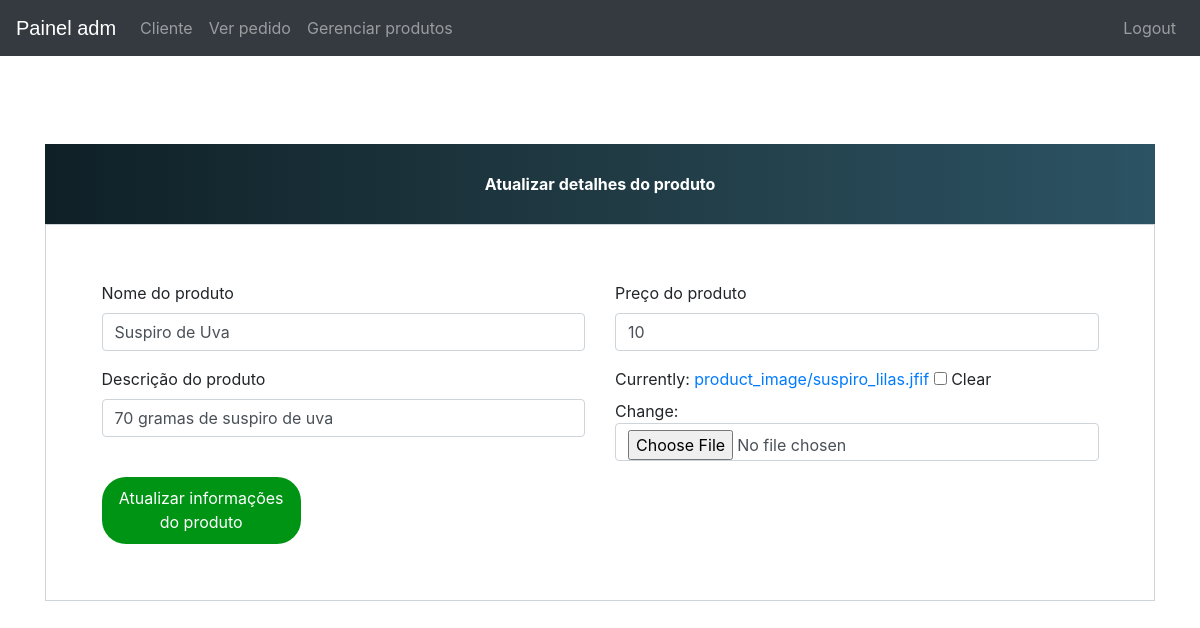
The app's page /update-product/1 (signed in) with its own data.
### ecom/models.py (models this page shows, shortened)
class Product(models.Model):
    name=models.CharField(max_length=40)
    product_image= models.ImageField(upload_to='product_image/',null=True,blank=True)
    price = models.PositiveIntegerField()
    description=models.CharField(max_length=40)

### ecom/views.py (the view)
# urls.py: path('update-product/<int:pk>', views.update_product_view,name='update-product'),
@login_required(login_url='adminlogin')
def update_product_view(request,pk):
    product=models.Product.objects.get(id=pk)
    productForm=forms.ProductForm(instance=product)
    if request.method=='POST':
        productForm=forms.ProductForm(request.POST,request.FILES,instance=product)
        if productForm.is_valid():
            productForm.save()
            return redirect('admin-products')
    return render(request,'ecom/admin_update_product.html',{'productForm':productForm})

### ecom/forms.py
class ProductForm(forms.ModelForm):
    class Meta:
        model=models.Product
        fields=['name','price','description','product_image']

### templates/ecom/admin_update_product.html (shortened to what this page needs)
{% extends 'ecom/admin_base.html' %}
{% load widget_tweaks %}
{% block content %}
<head>
  <link href="//maxcdn.bootstrapcdn.com/bootstrap/4.1.1/css/bootstrap.min.css" rel="stylesheet" id="bootstrap-css">
</head>
<br><br><br><br><br><br>
<form method="post" enctype="multipart/form-data">
  <div class="container register-form">
    <div class="form">
      <div class="note">
        <p>Atualizar detalhes do produto</p>
      </div>
      <div class="form-content">
        <div class="row">
          <div class="col-md-6">
            <div class="form-group">
              <label for="">Nome do produto</label>
              {% render_field productForm.name class="form-control" placeholder="Product Name" %}
            </div>
            <div class="form-group">
              <label for="">Descrição do produto</label>
              {% render_field productForm.description class="form-control" placeholder="Description" %}
            </div>
          </div>
          <div class="col-md-6">
            <div class="form-group">
              <label for="">Preço do produto</label>
              {% render_field productForm.price class="form-control" placeholder="Price" %}
            </div>
            <div class="form-group">
              {% render_field productForm.product_image class="form-control" placeholder="product_image" %}
            </div>
          </div>
        </div>
        <button type="submit" class="btnSubmit">Atualizar informações do produto</button>
      </div>
    </div>
  </div>
</form>
{% endblock content %}

### templates/ecom/admin_base.html (style rules this page uses)
p { text-align: center; }

### templates/ecom/admin_update_product.html (style rules this page uses)
a:link { text-decoration: none; }
.note { text-align: center; height: 80px; background: #0F2027; background: -webkit-linear-gradient(to left, #2C5364, #203A43, #0F2027); background: linear-gradient(to left, #2C5364, #203A43, #0F2027); color: #fff; font-weight: bold; line-height: 80px; }
.form-content { padding: 5%; border: 1px solid #ced4da; margin-bottom: 2%; }
.form-control { border-radius: 1.5rem; }
.btnSubmit { border: none; border-radius: 1.5rem; padding: 1%; width: 20%; cursor: pointer; background: #009414; color: #fff; }

### records on screen
Product: name "Suspiro de Uva", description "70 gramas de suspiro de uva", price "10"
